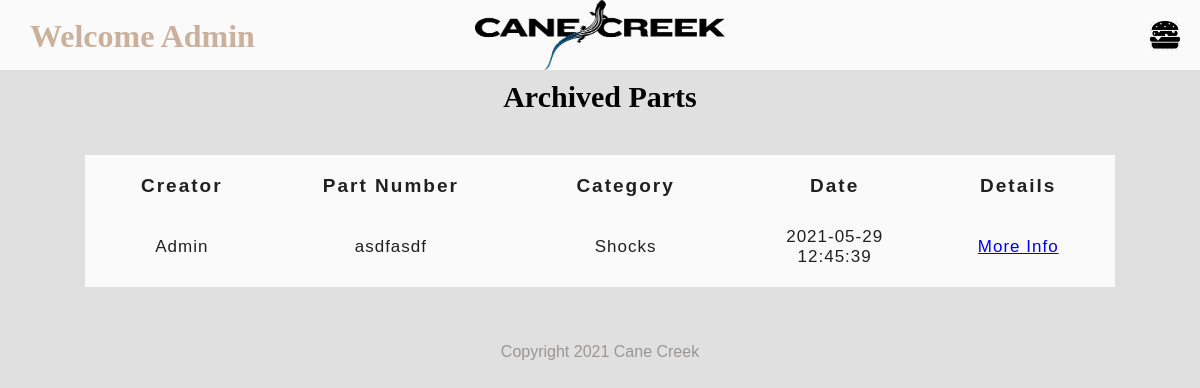
Screenshot of /archive.php (signed in) with the database file from the repository.
### tables this page shows
CREATE TABLE `archive` (
  `id` int(11) NOT NULL,
  `qr` varchar(255) NOT NULL,
  `userid` varchar(255) NOT NULL,
  `pnumber` varchar(255) NOT NULL,
  `pname` varchar(255) NOT NULL,
  `pcategory` varchar(255) NOT NULL,
  `pdescription` varchar(255) NOT NULL,
  `ptime` timestamp NOT NULL DEFAULT current_timestamp(),
  PRIMARY KEY (`id`)
);

### php/global.php (called while the page is built, shortened)
<?php
  include('config/dbConnect.php');
  $sql = 'SELECT * FROM archive';
  $result = mysqli_query($conn, $sql);
  $archive = mysqli_fetch_all($result, MYSQLI_ASSOC);
?>

### archive.php (the view, shortened to what this page needs)
<?php
  include ('templates/header.php')
?>
<h2 style="color: black;">Archived Parts</h2>
<div class='tablebox'>
  <table class='table'>
    <thead>
      <tr>
        <th>Creator</th>
        <th>Part Number</th>
        <th>Category</th>
        <th>Date</th>
        <th>Details</th>
      </tr>
    </thead>
    <?php foreach ($archive as $archives){ ?>
      <tbody>
        <tr>
          <td><?php echo htmlspecialchars($archives['userid']);?></td>
          <td><?php echo htmlspecialchars($archives['pnumber']);?></td>
          <td><?php echo htmlspecialchars($archives['pcategory']);?></td>
          <td><?php echo htmlspecialchars($archives['ptime']);?></td>
          <td>
            <a href="archivedetails.php?qr=<?php echo $archives['qr']?>">More Info</a>
          </td>
        </tr>
      </tbody>
    <?php } ?>
  </table>
</div>
<?php
  include('templates/footer.php');
?>

### css/master.css (style rules this page uses)
* { margin: 0; padding: 0; font-family: sans-serif; }
.background { background: #E0E0E0; color: #202020; }
.tablebox { background: #FAFAFA; width: 85%; position: relative; margin: 3% auto; padding: 5px; }
table { table-layout: fixed; width: 100%; border-collapse: collapse; }
thead th:nth-child(1) { width: 15%; }
thead th:nth-child(2) { width: 20%; }
thead th:nth-child(3) { width: 20%; }
thead th:nth-child(4) { width: 15%; }
thead th:nth-child(5) { width: 15%; }
th, td { padding: 15px; }
th { letter-spacing: 2px; font-size: 19; }
td { letter-spacing: 1px; font-size: 17; }
tbody td { text-align: center; }
h2 { text-align: center; font-size: 30px; padding: 10px 50px 5px; font-family: aerial; color: #cbb09c; }

### rows the page displays
archive: userid "Admin", pnumber "asdfasdf", pcategory "Shocks", ptime "2021-05-29 12:45:39"

### other values shown
$_SESSION['userid'] "Admin"
